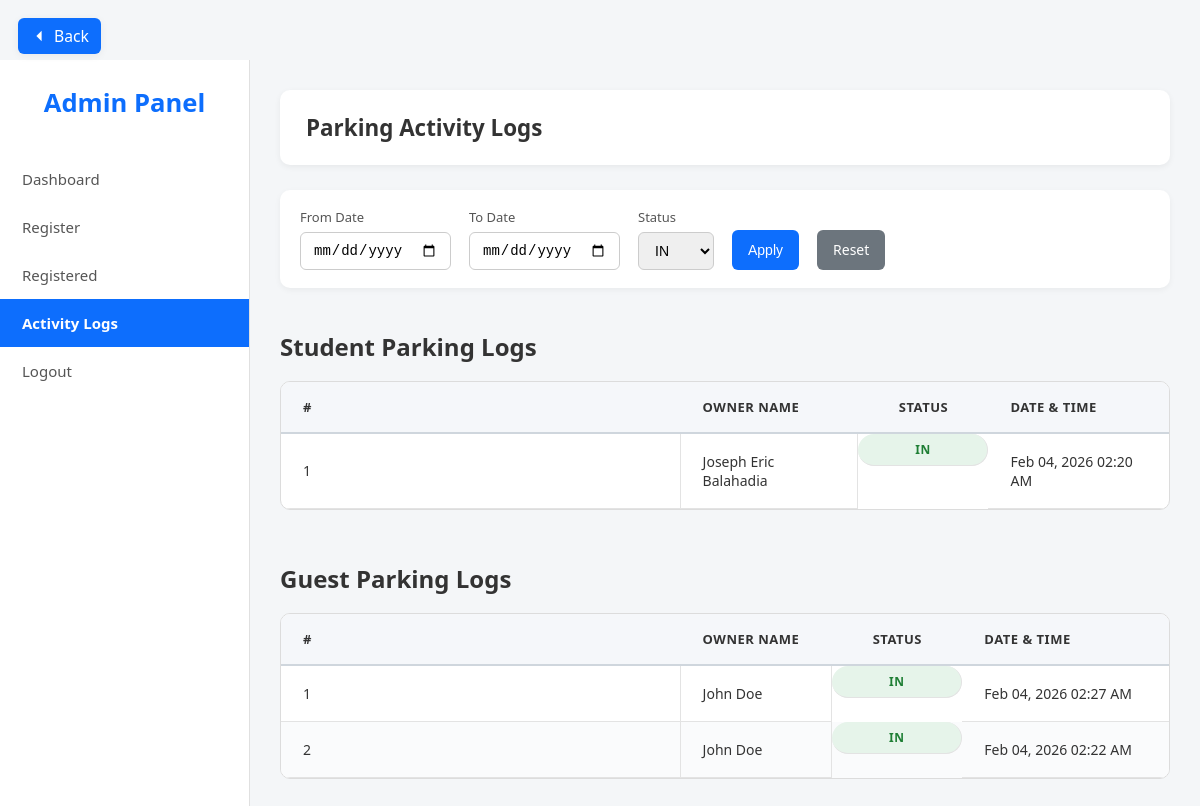
Page /activity_logs.php?type=IN (signed in) on the committed database.
### tables this page shows
CREATE TABLE `parking_logs` (
  `id` int(11) NOT NULL,
  `vehicle_id` int(11) DEFAULT NULL,
  `owner_name` varchar(255) DEFAULT NULL,
  `action` enum('IN','OUT') NOT NULL,
  `scanned_at` datetime DEFAULT current_timestamp()
);

### activity_logs.php (the view, shortened to what this page needs)
<?php
require 'db.php';
$from = $_GET['from'] ?? '';
$to   = $_GET['to'] ?? '';
$type = $_GET['type'] ?? '';
$where = [];
if (!empty($type)) {
    $where[] = "action = '$type'";
}
$vehicleSql = "
    SELECT owner_name, action, scanned_at
    FROM parking_logs
    WHERE COALESCE(vehicle_id, 0) > 0 ". ($where ? ' AND '.implode(' AND ', $where) : '') ."
    ORDER BY scanned_at DESC
";
$vehicleResult = $conn->query($vehicleSql);
$guestSql = "
    SELECT owner_name, action, scanned_at
    FROM parking_logs
    WHERE COALESCE(vehicle_id, 0) = 0 ". ($where ? ' AND '.implode(' AND ', $where) : '') ."
    ORDER BY scanned_at DESC
";
$guestResult = $conn->query($guestSql);
?>
<!DOCTYPE html>
<html lang="en">
<head>
    <link rel="stylesheet" href="dashboard.css">
</head>
<body>
<div class="dashboard-wrapper">
    <aside class="sidebar">
        <div class="logo-container">Admin Panel</div>
        <nav class="nav-links">
            <a href="dashboard.php">Dashboard</a>
            <a href="register.php">Register</a>
            <a href="view_vehicles.php">Registered</a>
            <a href="activity_logs.php" class="active">Activity Logs</a>
            <a href="logout.php">Logout</a>
        </nav>
    </aside>
    <main class="main-content">
        <header class="main-header">
            <h1>Parking Activity Logs</h1>
        </header>
        <a href="dashboard.php" class="back-btn">
            <svg viewBox="0 0 24 24"><path d="M15.5 19l-7-7 7-7"/></svg>
            Back</a>
        <form method="GET" class="filter-form">
            <label>
                From Date
                <input type="date" name="from" value="<?= htmlspecialchars($from) ?>">
            </label>
            <label>
                To Date
                <input type="date" name="to" value="<?= htmlspecialchars($to) ?>">
            </label>
            <label>
                Status
                <select name="type">
                    <option value="IN" <?= $type === 'IN' ? 'selected' : '' ?>>IN</option>
                </select>
            </label>
            <button type="submit">Apply</button>
            <a href="activity_logs.php" class="reset-btn">Reset</a>
        </form>
        <div class="table-container">
            <h2 class="table-title">Student Parking Logs</h2>
            <table class="activity-table">
                <thead>
                    <tr>
                        <th>#</th>
                        <th>Owner Name</th>
                        <th>Status</th>
                        <th>Date & Time</th>
                    </tr>
                </thead>
                <tbody>
                    <?php if ($vehicleResult->num_rows === 0): ?>
                        <tr>
                            <td colspan="4">No records found</td>
                        </tr>
                    <?php else: ?>
                        <?php $count = 1; ?>
                        <?php while ($row = $vehicleResult->fetch_assoc()): ?>
                            <tr>
                                <td><?= $count++ ?></td>
                                <td><?= htmlspecialchars($row['owner_name']) ?></td>
                                <td class="<?= $row['action'] === 'IN' ? 'in' : 'out' ?>">
                                    <?= $row['action'] ?>
                                </td>
                                <td><?= date('M d, Y h:i A', strtotime($row['scanned_at'])) ?></td>
                            </tr>
                        <?php endwhile; ?>
                    <?php endif; ?>
                </tbody>
            </table>
        </div>
        <div class="table-container mt-32">
            <h2 class="table-title">Guest Parking Logs</h2>
            <table class="activity-table">
                <thead>
                    <tr>
                        <th>#</th>
                        <th>Owner Name</th>
                        <th>Status</th>
                        <th>Date & Time</th>
                    </tr>
                </thead>
                <tbody>
                    <?php if ($guestResult->num_rows === 0): ?>
                        <tr>
                            <td colspan="4">No records found</td>
                        </tr>
                    <?php else: ?>
                        <?php $gcount = 1; ?>
                        <?php while ($row = $guestResult->fetch_assoc()): ?>
                            <tr>
                                <td><?= $gcount++ ?></td>
                                <td><?= htmlspecialchars($row['owner_name']) ?></td>
                                <td class="<?= $row['action'] === 'IN' ? 'in' : 'out' ?>">
                                    <?= $row['action'] ?>
                                </td>
                                <td><?= date('M d, Y h:i A', strtotime($row['scanned_at'])) ?></td>
                            </tr>
                        <?php endwhile; ?>
                    <?php endif; ?>
                </tbody>
            </table>
        </div>
    </main>
</div>
</body>
</html>

### dashboard.css (style rules this page uses)
.back-btn { position: fixed; top: 18px; left: 18px; display: flex; align-items: center; padding: 7px 12px; background: #0d6efd; color: #fff; border: none; border-radius: 6px; font-size: 0.98rem; font-weight: 500; text-decoration: none; box-shadow: 0 2px 8px rgba(0,0,0,0.06); transition: background 0.2s; z-index: 9999; min-width: 0; }
.back-btn svg { margin-right: 6px; width: 18px; height: 18px; fill: #fff; }
.activity-table .in { background-color: #e6f4ea !important; color: #1e7e34 !important; }
* { box-sizing: border-box; }
body { margin: 0; font-family: "Segoe UI", Tahoma, Geneva, Verdana, sans-serif; background-color: #f4f6f8; color: #333; padding-top: 60px; }
.dashboard-wrapper { display: flex; min-height: 100vh; }
.sidebar { width: 250px; background-color: #ffffff; border-right: 1px solid #e0e0e0; padding: 25px 0; display: flex; flex-direction: column; }
.logo-container { text-align: center; font-size: 1.6rem; font-weight: 700; color: #0d6efd; margin-bottom: 35px; }
.nav-links a { display: block; padding: 14px 22px; color: #555; text-decoration: none; font-size: 15px; transition: all 0.2s ease; }
.nav-links a.active { background-color: #0d6efd; color: #ffffff; font-weight: 600; }
.main-content { flex: 1; padding: 30px; position: relative; }
.main-header { background-color: #ffffff; padding: 22px 26px; border-radius: 10px; margin-bottom: 25px; box-shadow: 0 2px 6px rgba(0, 0, 0, 0.06); }
.main-header h1 { margin: 0; font-size: 1.4rem; }
.filter-form { display: flex; flex-wrap: wrap; gap: 18px; margin-bottom: 22px; background-color: #ffffff; padding: 18px 20px; border-radius: 10px; box-shadow: 0 2px 6px rgba(0, 0, 0, 0.05); }
.filter-form label { display: flex; flex-direction: column; font-size: 13px; color: #555; }
.filter-form input, .filter-form select { margin-top: 6px; padding: 9px 12px; border-radius: 6px; border: 1px solid #ccc; font-size: 14px; }
.filter-form button, .reset-btn { padding: 10px 16px; border-radius: 6px; border: none; font-size: 14px; cursor: pointer; margin-top: 22px; transition: opacity 0.2s ease; }
.filter-form button { background-color: #0d6efd; color: #ffffff; }
.reset-btn { background-color: #6c757d; color: #ffffff; text-decoration: none; }
.activity-table-wrapper, .table-container { margin-top: 20px; overflow-x: auto; }
.activity-table { width: 100%; min-width: 720px; border-collapse: separate; border-spacing: 0; background-color: #ffffff; border: 1px solid #dcdcdc; border-radius: 10px; overflow: hidden; }
.activity-table thead th { background-color: #f5f7fa; padding: 16px 22px; font-size: 13px; font-weight: 600; text-transform: uppercase; letter-spacing: 0.5px; text-align: left; border-bottom: 2px solid #cfd6dd; }
.activity-table td { padding: 18px 22px; font-size: 14px; border-bottom: 1px solid #e3e3e3; border-right: 1px solid #e3e3e3; vertical-align: middle; }
.activity-table td:last-child, .activity-table th:last-child { border-right: none; }
.activity-table tbody tr:nth-child(even) { background-color: #fafbfc; }
.activity-table th:first-child, .activity-table td:first-child { text-align: left; width: 45%; }
.activity-table th:nth-child(3), .activity-table td:nth-child(3) { text-align: center; width: 130px; }
.activity-table .in, .activity-table .out { display: inline-block; padding: 7px 16px; border-radius: 20px; font-size: 12px; font-weight: 600; letter-spacing: 0.6px; }
.activity-table .in { background-color: #e6f4ea; color: #1e7e34; }
.table-title { margin-bottom: 18px; }
.mt-32 { margin-top: 32px; }

### rows in the picture
parking_logs: owner_name "Joseph Eric Balahadia", action "IN", scanned_at "Feb 04, 2026 02:20 AM"
parking_logs: owner_name "John Doe", action "IN", scanned_at "Feb 04, 2026 02:27 AM"
parking_logs: owner_name "John Doe", action "IN", scanned_at "Feb 04, 2026 02:22 AM"
